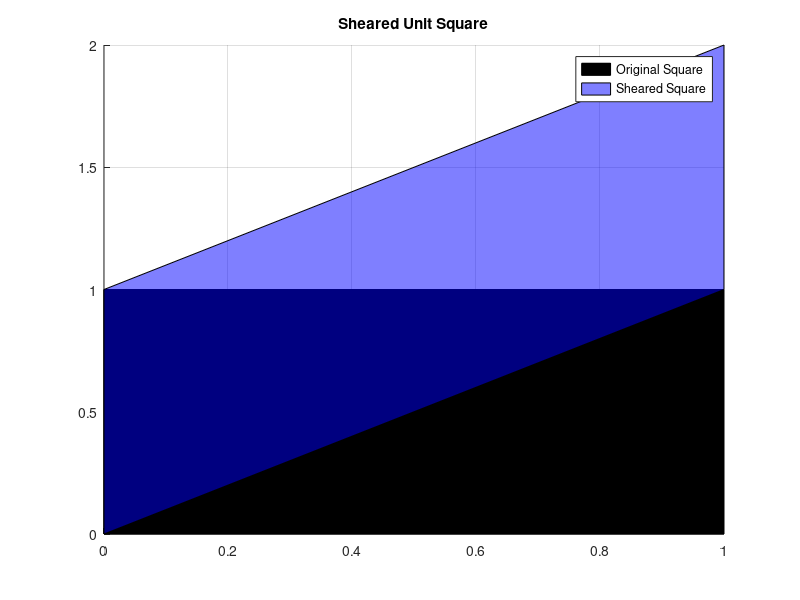

The MATLAB script that drew this image:
% Define shear matrix (shearing in the y-direction)
shear_matrix = [1 1; 0 1];

% Define vertices of the unit square
unit_square = [0 0; 1 0; 1 1; 0 1; 0 0];

% Apply shear transformation to the unit square
sheared_square = unit_square * shear_matrix;

% Plot original and sheared squares
figure;
hold on;

% Plot original square in grey
fill(unit_square(:,1), unit_square(:,2), 'k', 'FaceAlpha', 1);

% Plot sheared square in blue with transparency
fill(sheared_square(:,1), sheared_square(:,2), 'b', 'FaceAlpha', 0.5);

hold off;

% Add legend, title, and grid
legend('Original Square', 'Sheared Square');
title('Sheared Unit Square');
grid on;

% Save matrix and plot
save('sheared_square.mat', 'sheared_square');
saveas(gcf, 'sheared_square_plot.png');

